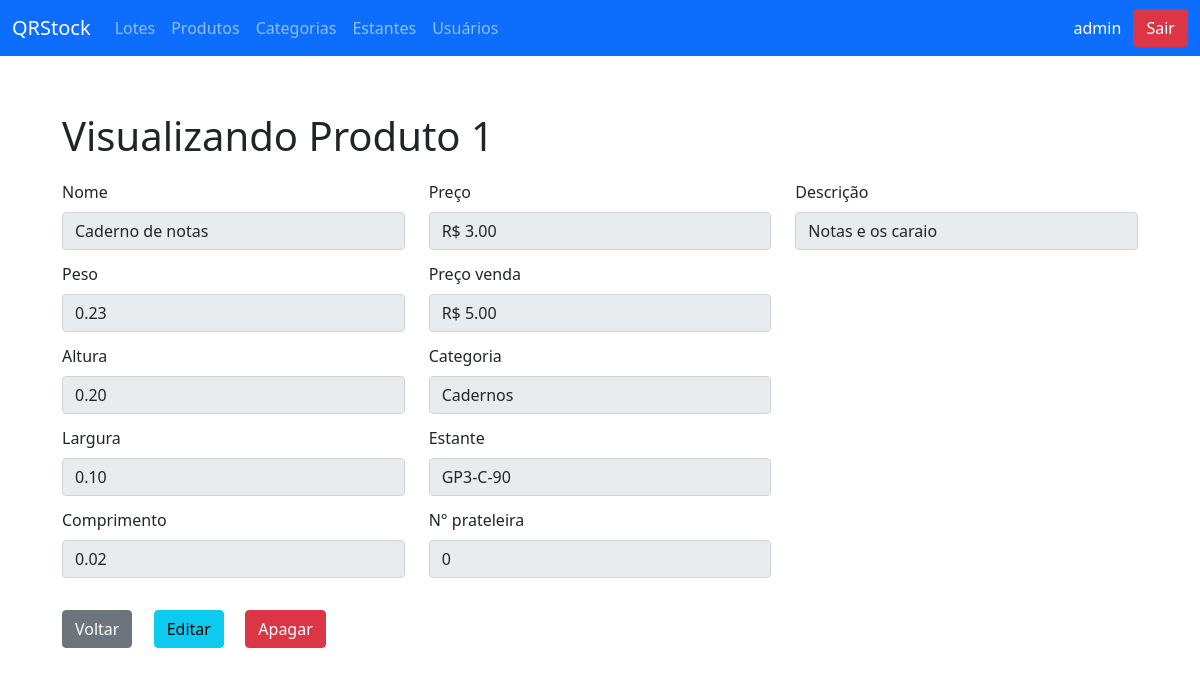
/product/1 (signed in), run on an earlier commit of the app's database.
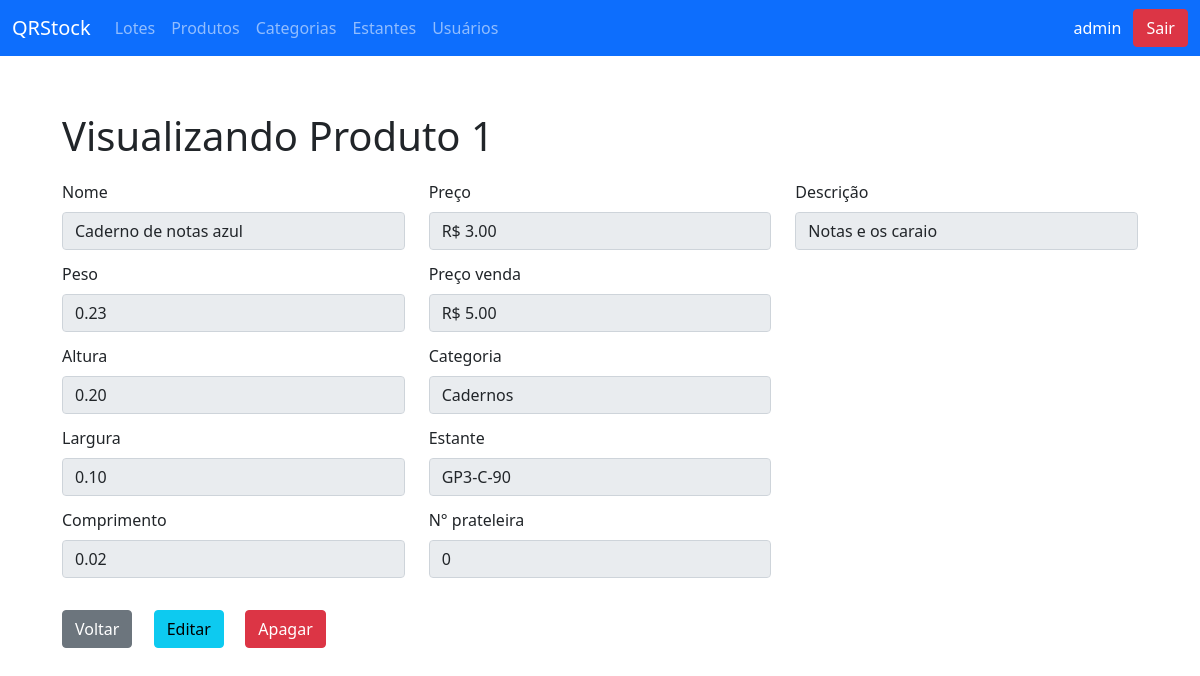
And on a later commit of the database.
### QRcodeStock/models.py (models this page shows, shortened)
class Produto(models.Model):
    id_categoria = models.ForeignKey(Categoria,
                                     on_delete=models.CASCADE,
                                     verbose_name='ID Categoria')
    qr_code_url = models.CharField(max_length=50)
    nome = models.CharField(max_length=50)
    peso = models.DecimalField(max_digits=5, decimal_places=2)
    altura = models.DecimalField(max_digits=3, decimal_places=2, default=1.00)
    largura = models.DecimalField(max_digits=3, decimal_places=2, default=1.00)
    comprimento = models.DecimalField(max_digits=3,
                                      decimal_places=2,
                                      default=1.00,
                                      blank=True, null=True)
    descricao = models.CharField(max_length=350)
    num_prateleira = models.IntegerField(default=0)
    valor_compra = models.DecimalField(max_digits=10,
                                       decimal_places=2,
                                       default=10.00)
    valor_venda = models.DecimalField(max_digits=12,
                                      decimal_places=2,
                                      default=15.00)
    id_estante = models.ForeignKey(Estante,
                                   on_delete=models.CASCADE,
                                   verbose_name='ID Estante')
    numero_prateleira = models.IntegerField()
    class Meta:
        verbose_name_plural = 'Produtos'

class Categoria(models.Model):
    nome = models.CharField(max_length=50)
    descricao = models.CharField(max_length=100)
    class Meta:
        verbose_name_plural = 'Categorias'

class Estante(models.Model):
    codigo = models.CharField(max_length=50)
    galpao = models.CharField(max_length=50)
    corredor = models.CharField(max_length=50)
    quantidade_prateleiras = models.IntegerField(blank=True, null=True)
    class Meta:
        verbose_name_plural = 'Estantes'

### QRcodeStock/views.py (the view)
# urls.py: path('product/<int:id>', show_product, name='url_show_product'),
@login_required
def show_product(request, id):
    product = Produto.objects.get(id=id)
    context = {'titulo': 'QRStock - Produto', 'produto': product}
    return render(request, 'show/produto.html', context)

### QRcodeStock/templates/show/produto.html
{% extends 'base.html' %}
{% block conteudo %}
  <div class="container-md" style="margin: 56px auto 32px; padding: 0 32px;">
    <div class="row">
      <div class="col-md-12">
        <h1>Visualizando Produto {{ produto.id }}</h1>
      </div>
    </div>
    <div class="row" style="margin-top: 12px;">
      <form class="col-md-12">
        <div class="row">
          <div class="col-md-4">
            <label for="name" class="form-label">Nome</label>
            <input type="text" value="{{ produto.nome }}"
                   class="form-control" id="name" readonly required>
          </div>
          <div class="col-md-4">
            <label for="price" class="form-label">Preço</label>
            <input type="text" value="R$ {{ produto.valor_compra }}"
                   class="form-control" id="price" readonly required>
          </div>
          <div class="col-md-4">
            <label for="description" class="form-label">Descrição</label>
            <input type="text" value="{{ produto.descricao }}"
                   class="form-control" id="description" readonly required>
          </div>
        </div>
        <div class="row" style="margin-top: 12px;">
          <div class="col-md-4">
            <label for="peso" class="form-label">Peso</label>
            <input type="text" value="{{ produto.peso }}"
                   class="form-control" id="peso" readonly required>
          </div>
          <div class="col-md-4">
            <label for="preco_venda" class="form-label">Preço venda</label>
            <input type="text" value="R$ {{ produto.valor_venda }}"
                   class="form-control" id="preco_venda" readonly required>
          </div>
        </div>
        <div class="row" style="margin-top: 12px;">
          <div class="col-md-4">
            <label for="altura" class="form-label">Altura</label>
            <input type="text" value="{{ produto.altura }}"
                   class="form-control" id="altura" readonly required>
          </div>
          <div class="col-md-4">
            <label for="categoria" class="form-label">Categoria</label>
            <input type="text" value="{{ produto.id_categoria.nome }}"
                   class="form-control" id="categoria" readonly required>
          </div>
        </div>
        <div class="row" style="margin-top: 12px;">
          <div class="col-md-4">
            <label for="largura" class="form-label">Largura</label>
            <input type="text" value="{{ produto.largura }}"
                   class="form-control" id="largura" readonly required>
          </div>
          <div class="col-md-4">
            <label for="estante" class="form-label">Estante</label>
            <input type="text" value="{{ produto.id_estante.codigo }}"
                   class="form-control" id="estante" readonly required>
          </div>
        </div>
        <div class="row" style="margin-top: 12px;">
          <div class="col-md-4">
            <label for="comprimento" class="form-label">Comprimento</label>
            <input type="text" value="{{ produto.comprimento }}"
                   class="form-control" id="comprimento" readonly required>
          </div>
          <div class="col-md-4">
            <label for="prateleira" class="form-label">N° prateleira</label>
            <input type="text" value="{{ produto.num_prateleira }}"
                   class="form-control" id="prateleira" readonly required>
          </div>
        </div>
        <div class="row" style="margin-top: 32px;">
          <div class="col-md-1">
              <a href="/products/">
            <button type="button" class="btn btn-secondary">Voltar</button>
                  </a>
          </div>
          <div class="col-md-1">
              <a href="{% url 'url_edit_product' produto.id %}">
            <button type="button" class="btn btn-info">Editar</button>
                  </a>
          </div>
          <div class="col-md-1">
              <a href="{% url 'url_delete_product' produto.id %}">
              <button type="button" class="btn btn-danger">Apagar</button>
                    </a>
          </div>
        </div>
      </form>
    </div>
  </div>
{% endblock %}

What changed in the data, as far as the page shows it:
changed Produto "Notas e os caraio": nome "Caderno de notas" → "Caderno de notas azul"
